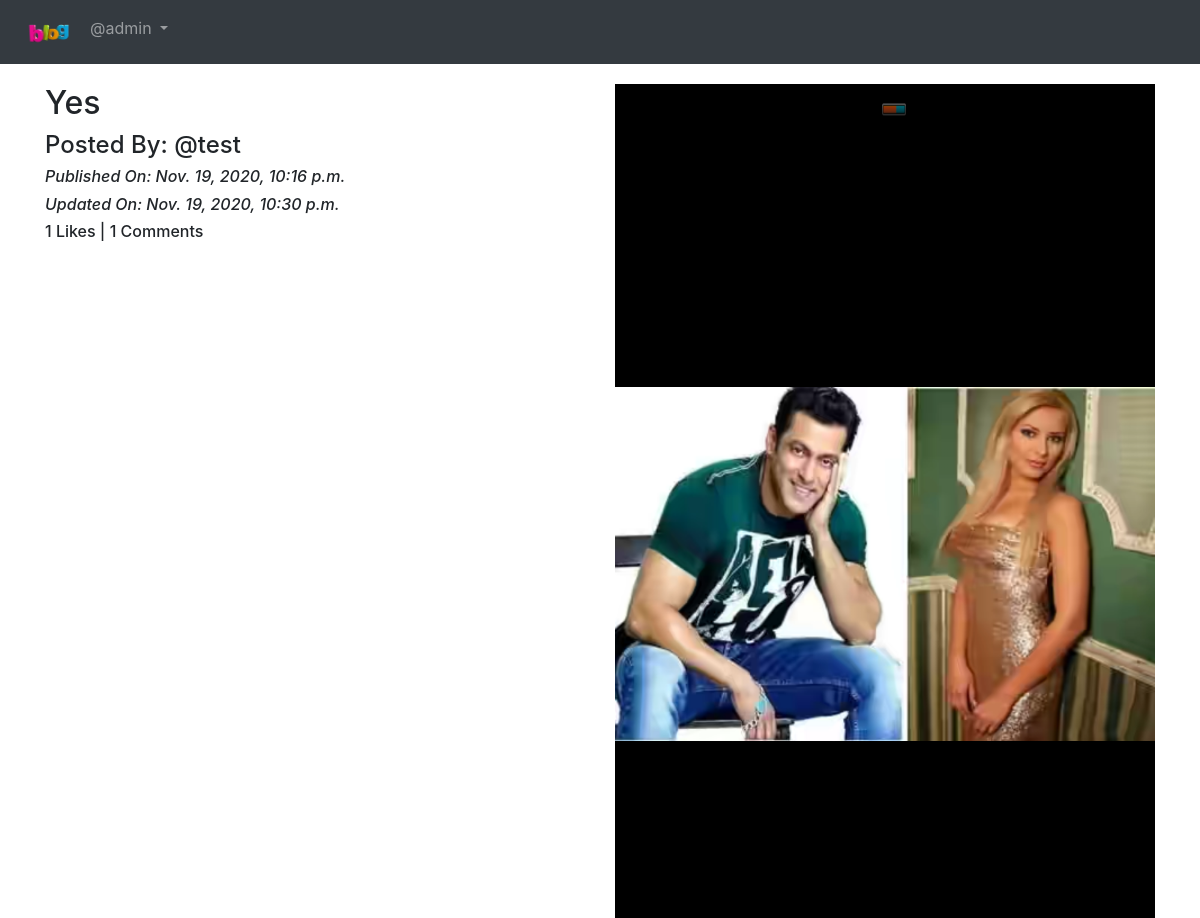
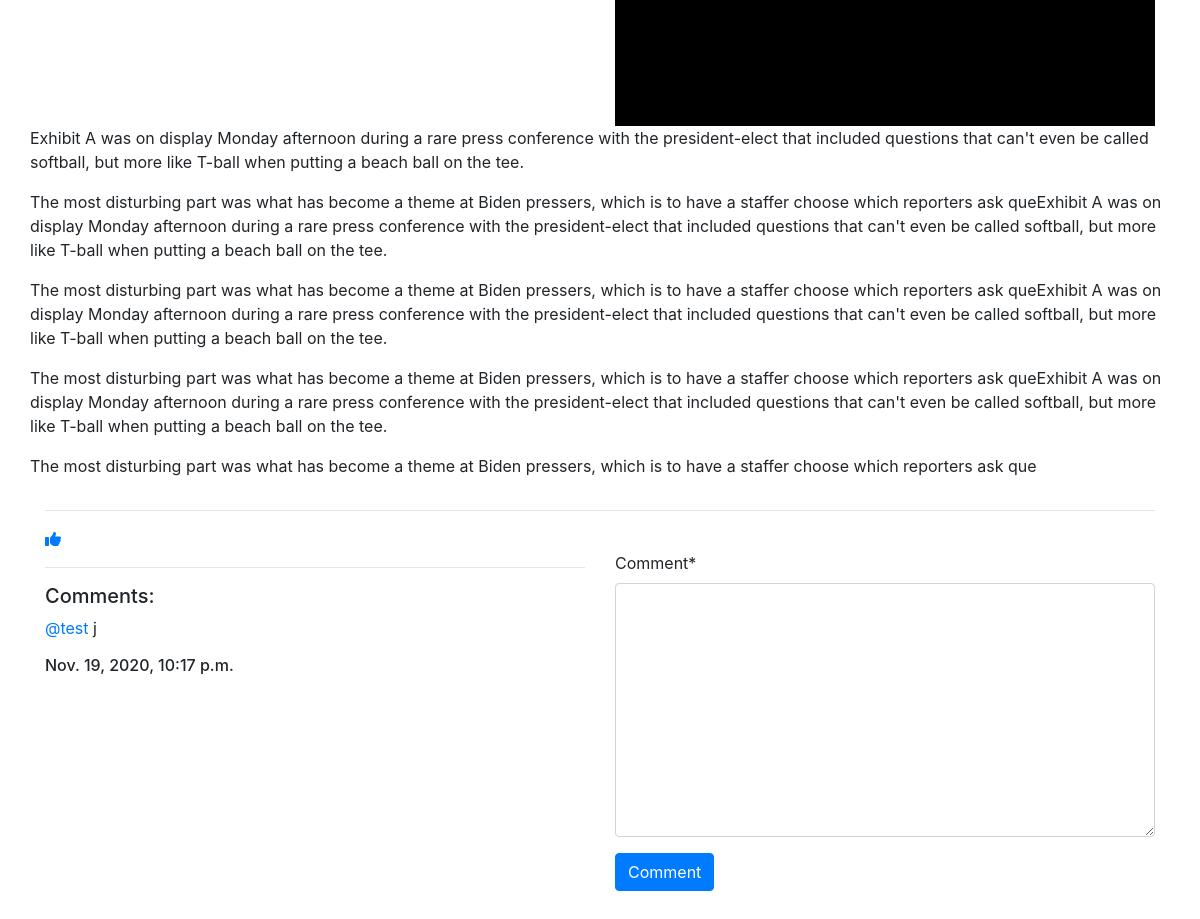
Page /blog/details/dfsdfsf-dc8855e3-74da-4907-9988-8f07f61c94ae (signed in) on the committed database (2 pictures, top to bottom).
### App_Blog/models.py (models this page shows, shortened)
class Blog(models.Model):
    author = models.ForeignKey(User, on_delete=models.CASCADE, related_name='post_author')
    blog_title = models.CharField(max_length = 264, verbose_name="Put a Title")
    slug = models.SlugField(max_length=264, unique=True)
    blog_content = models.TextField(verbose_name="What is on your mind?")
    blog_image = models.ImageField(upload_to='blog_images', verbose_name="Image" )
    publish_date = models.DateTimeField(auto_now_add=True)
    update_date = models.DateTimeField(auto_now=True)
    class Meta:
        ordering = ['-publish_date']

class Comment(models.Model):
    blog = models.ForeignKey(Blog, on_delete=models.CASCADE, related_name='blog_comment')
    user = models.ForeignKey(User, on_delete=models.CASCADE, related_name='user_comment')
    comment = models.TextField()
    comment_date = models.DateTimeField(auto_now_add=True)
    class Meta:
        ordering = ['-comment_date',]

### App_Blog/views.py (the view, shortened to what this page needs)
# urls.py: path('details/<slug:slug>', views.blog_details, name='blog_details'),
@login_required
def blog_details(request, slug):
    blog = Blog.objects.get(slug=slug)
    comment_form = CommentForm()
    already_liked = Likes.objects.filter(blog=blog, user=request.user)
    if already_liked:
        liked = True
    else:
        liked = False
    return render(request, 'App_Blog/blog_details.html', context={'blog':blog, 'comment_form':comment_form, 'liked':liked,})

### App_Blog/forms.py
class CommentForm(forms.ModelForm):
    class Meta:
        model = Comment
        fields = ('comment',)

### templates/App_Blog/blog_details.html (shortened to what this page needs)
{% extends 'base.html' %}
{% load crispy_forms_tags %}
{% block body_block %}
    <div class="row">
        <div class="col-sm-6">
            <h2>{{ blog.blog_title }}</h2>
            <h4>Posted By: @{{ blog.author }}</h4>
            <i><h6>Published On: {{blog.publish_date}}</h6></i>
            <i><h6>Updated On: {{blog.update_date}}</h6></i>
            <h6>{{ blog.liked_blog.count }} Likes | {{blog.blog_comment.count}} Comments</h6>
        </div>
        <div class="col-sm-6">
            <img src="/media/{{blog.blog_image}}" alt="" width="100%">
        </div>
        <p>{{blog.blog_content|linebreaks}}</p>
    </div>
        <hr>
        {% if not liked %}
            <a href="{% url 'App_Blog:liked_post' pk=blog.pk %}"><i class="fas fa-thumbs-up"></i></a>
        {% else %}
            <a href="{% url 'App_Blog:unliked_post' pk=blog.pk %}"><i class="fas fa-thumbs-down"></i></a>
        {% endif %}
    <div class="row">
        <div class="col-sm-6">
            <hr><h5>Comments: </h5>
            {% for comment in blog.blog_comment.all %}
                <p>
                    <a href="">@{{ comment.user }}</a>
                    {{comment.comment}} <br> <h6>{{comment.comment_date}}</h6>
                </p>
            {% endfor %}
        </div>
        <div class="col-sm-6">
            <form method="POST">
                {{ comment_form|crispy }}
                <button type="submit" name="submit" class="btn btn-primary btn -sm">Comment</button>
            </form>
        </div>
    </div>
    <br> <br> <br>
{% endblock %}

### templates/base.html (shortened to what this page needs)
<!DOCTYPE html>
<html lang="en">
<head>
    <link rel="stylesheet" href="https://cdn.jsdelivr.net/npm/bootstrap@4.5.3/dist/css/bootstrap.min.css">
</head>
<body>
    <nav class="navbar navbar-expand-sm bg-dark navbar-dark">
        <ul class="navbar-nav">
            <li class="nav-item active">
                <a class="nav-link" href="{% url 'index' %}"><img src="/media/logo.png/" width="50px" alt=""></a>
            </li>
            {% if user.is_authenticated %}
                <div class="nav-item dropdown">
                    <a class="nav-link dropdown-toggle" href="#" id="navbardrop" data-toggle="dropdown">
                        @{{user.username}}
                    </a>
                </div>
            {% endif %}
        </ul>
    </nav>
    <div class="container" style="padding-top: 20px;">
        {% block body_block %}
        {% endblock %}
    </div>
</body>
</html>

### rows in the picture
Blog: blog_title "Yes", author "test", publish_date "Nov. 19, 2020, 10:16 p.m.", update_date "Nov. 19, 2020, 10:30 p.m.", liked_blog.count "1", blog_comment.count "1", blog_image (picture), blog_content "Exhibit A was on display Monday afternoon during a rare press conference with the president-elect that included questions that can't even be called softball, but more like T-ball when putting a beach ball on the tee. The most disturbing part was what has become a theme at Biden pressers, which is to have a staffer choose which reporters ask queExhibit A was on display Monday afternoon during a rare press conference with the president-elect that included questions that can't even be called softball, but more like T-ball when putting a beach ball on the tee. The most disturbing part was what has become a theme at Biden pressers, which is to have a staffer choose which reporters ask queExhibit…"
Comment: user "test", comment "j", comment_date "Nov. 19, 2020, 10:17 p.m."

### other values in the picture
{{ user.username }} "admin"
